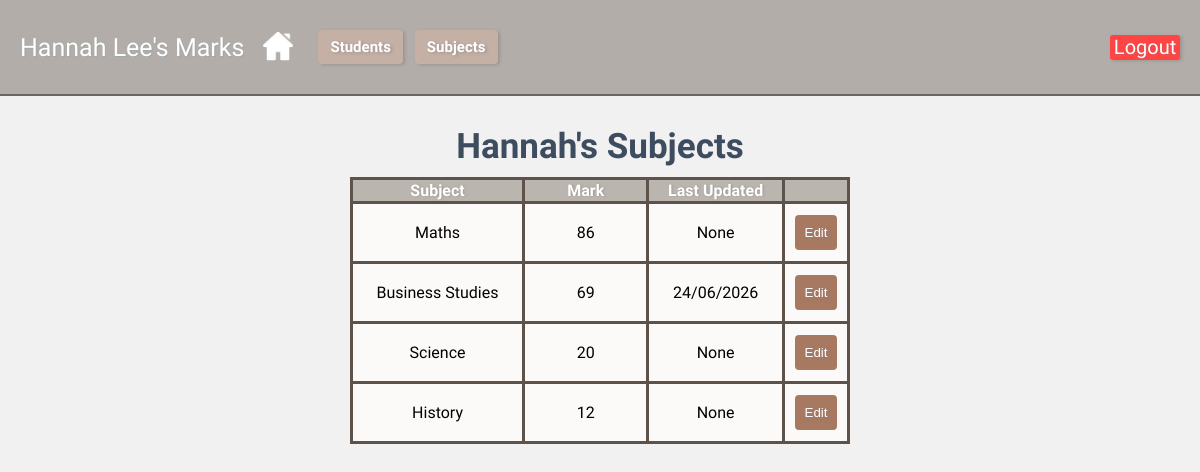
The app's page /student/5 (signed in), older data.
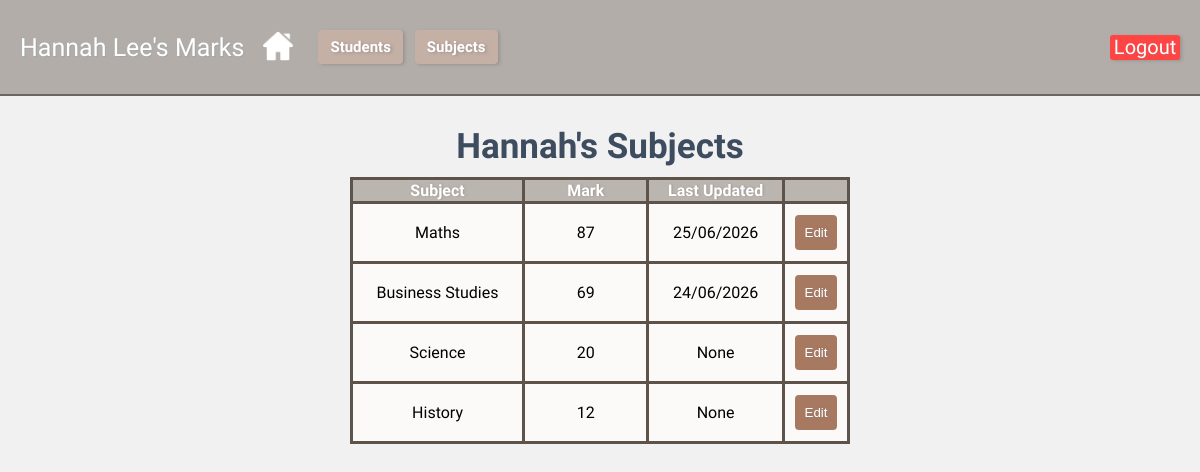
The same page, newer data.
### tables this page shows
CREATE TABLE "marks"(id INTEGER PRIMARY KEY AUTOINCREMENT,
student_id INTEGER, `subject_id` INTEGER,
subject TEXT NOT NULL,
"marks" INTEGER,
last_updated TIMESTAMP DEFAULT CURRENT_TIMESTAMP);

### app.py (the view)
@app.route('/student/<int:student_id>')
def student(student_id):
    if 'user_id' not in session:
        return redirect(url_for('login'))
    db = get_db()
    students = db.execute('''
                          SELECT * FROM students
                          ORDER BY firstname ASC;
                          ''').fetchall()
    subjects = db.execute('''
                          SELECT * FROM subject
                          ORDER BY subject ASC;
                         ''').fetchall()
    student = db.execute(
        'SELECT * FROM students WHERE id = ?',
        (student_id,)).fetchone()
    marks = db.execute(
        'SELECT id, subject, marks as mark, last_updated FROM Marks WHERE student_id = ? ORDER BY marks DESC',
        (student_id,)).fetchall()
    edit_mark_id = request.args.get('edit')
    return render_template('student.html', students=students, subjects=subjects, student=student, marks=marks, edit_mark_id=edit_mark_id)

### app.py (called while the page is built)
def get_db():
    db = sqlite3.connect('database/student_mark.db')
    db.row_factory = sqlite3.Row
    return db

### templates/student.html (shortened to what this page needs)
{% extends "base.html" %}
{% block text %}{{ student['firstname'] }} {{ student['lastname'] }}'s Marks{% endblock text %}
{% block content %}
<h2 class="heading2">{{student['firstname']}}'s Subjects</h2>
<table border="1">
    <thead>
        <tr>
            <th>Subject</th>
            <th>Mark</th>
            <th>Last Updated</th>
            <th></th>
        </tr>
    </thead>
    <tbody>
        {% for mark in marks %}
        <tr>
            <td>{{ mark['subject'] }}</td>
            <td>{{ mark['mark'] }}</td>
            <td>{{ mark['last_updated'] }}</td>
          <td>
                {% if edit_mark_id and edit_mark_id|int == mark['id'] %}
                <form action="{{ url_for('edit_mark', mark_id=mark['id']) }}" method="post"
                    style="display:flex; gap:6px; margin-left:4px; align-items:baseline;">
                    <input name="mark" type="number" min="0" max="100" value="{{ mark['mark'] }}" required>
                    <button class="save" type="submit">Save</button>
                    <button type="button" class="cancel" data-href="{{ url_for('student', student_id=student['id']) }}" onclick="window.location=this.dataset.href">Cancel</button>
                </form>
                {% else %}
                <button class="edit" type="button" data-href="{{ url_for('student', student_id=student['id'], edit=mark['id']) }}" onclick="window.location=this.dataset.href">Edit</button>
                {% endif %}
            </td>
        </tr>
        {% endfor %}
    </tbody>
</table>
{% endblock content %}

Row changes from the older to the newer data that the page shows:
changed marks "Maths": mark "86" → "87"; last_updated "None" → "25/06/2026"
